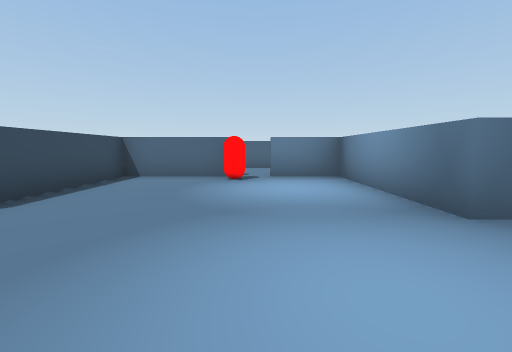
[1] (above)

15 first-person views from a walk through a scene from a Unity 3-D project. The camera is 1.4 m above the floor, tilts 6° down and sees 90° across. Doors are open. The floor is counted in squares, 2 m on a side. Each view is taken from the middle of a square. On the plan, view 1 faces up. The plan holds only what a view shows up to about 9 squares ahead; the rest is blank. The player character is not drawn. Some surface patterns are stand-ins.

[2]
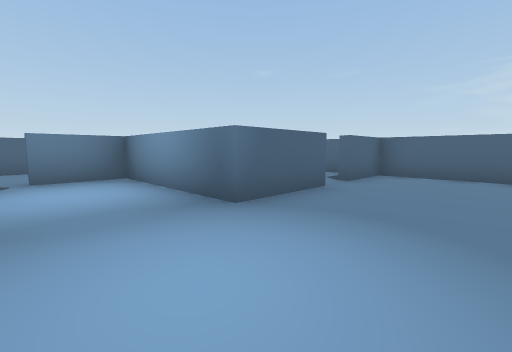

[3]
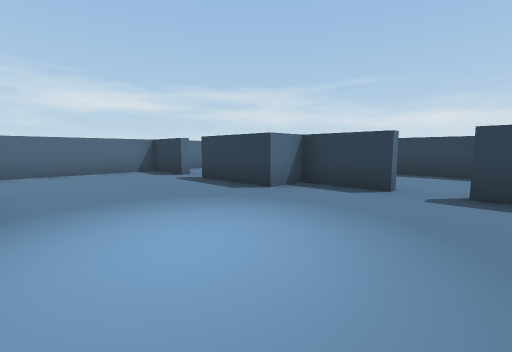

[4]
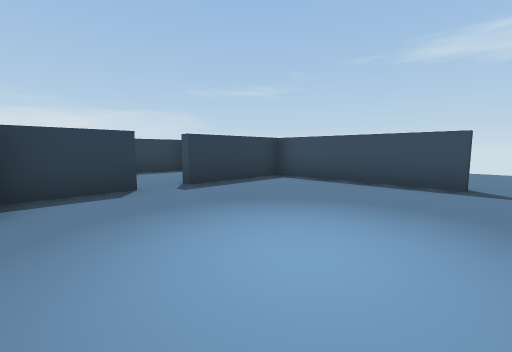

[5]
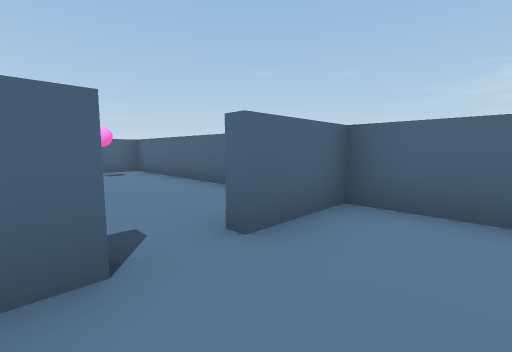

[6]
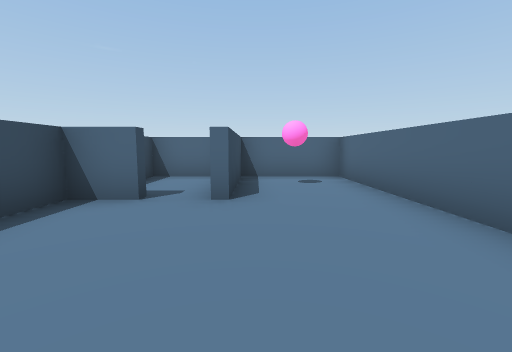

[7]
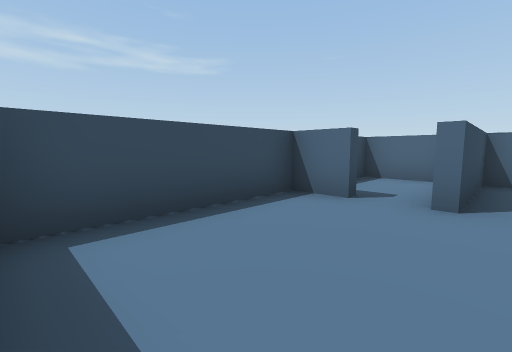

[8]
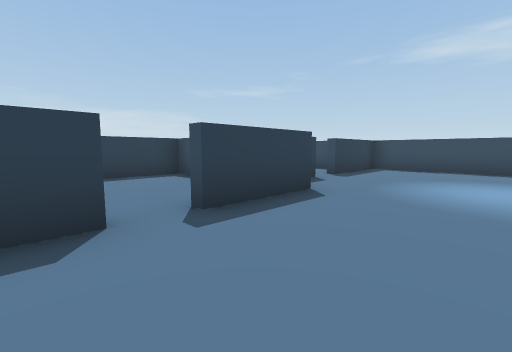

[9]
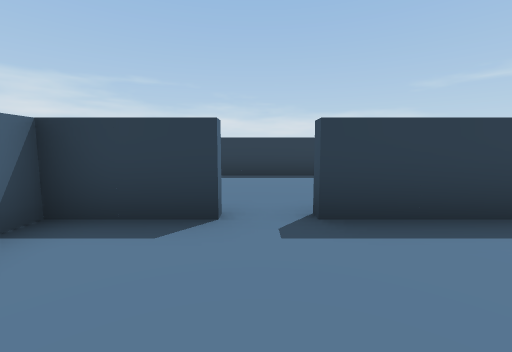

[10]
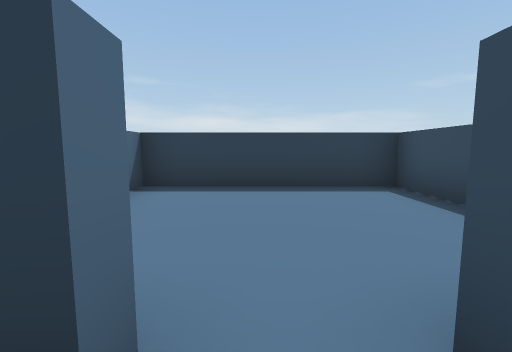

[11]
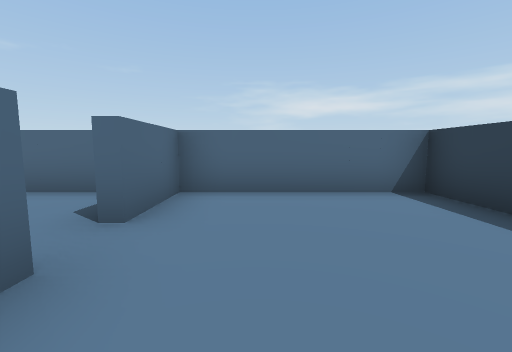

[12]
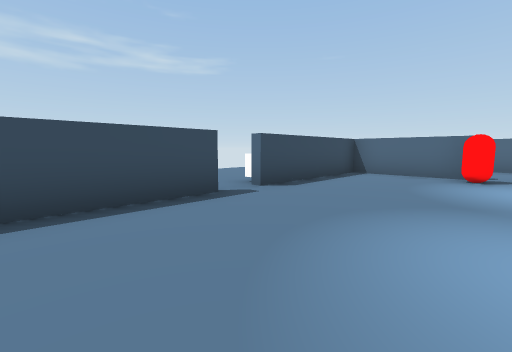

[13]
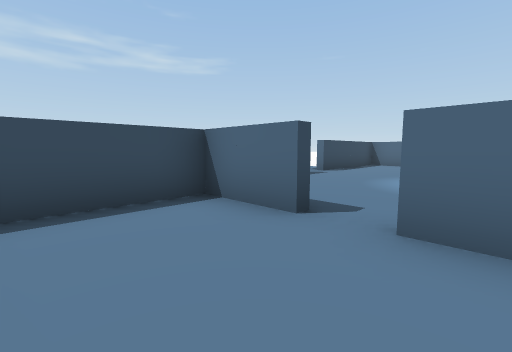

[14]
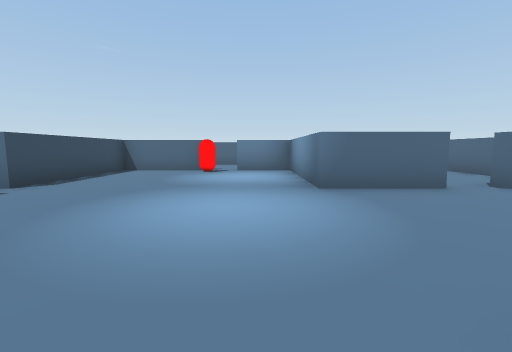

[15]
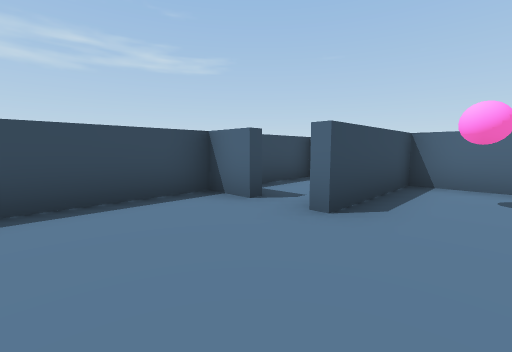

### Floor plan
Points are (right, up) in squares from view 1. A wall is a line through its corners. A room is listed if a view was taken in it or the views show most of it. See-through windows are left out.
Room 1 (views 1, 2, 3, 4, 5, 8, 9, 10, 12, 14)
walls: (0.2, -2.5) (2.1, -2.5) (2.1, -1.5) (4.4, -1.5); (4.5, 2.5) (2.1, 2.5) (2.1, 6.5) (0.4, 6.5); (-3.4, 1.6) (-3.4, -2.5) (-0.6, -2.5); (5.4, -1.5) (7.1, -1.5) (7.1, 2.5) (5.4, 2.5); (-0.8, 6.5) (-3.4, 6.5) (-3.4, 2.5)
ways out: opening at (5, 3) to room 2; opening at (5, -2) to room 3; opening at (0, -3) to room 4; open door at (-3.5, 2); open door at (0, 7)
objects: other object (0, 6)
Room 2 (views 6, 7, 15)
walls: (3.5, 6.5) (2.4, 6.5) (2.4, 2.9); (7.1, 3.6) (7.1, 9.5) (4.6, 9.5) (4.6, 6.5)
ways out: opening at (5, 3) to room 1; opening at (4, 6) to room 5
Room 3 (view 11)
walls: (2.4, -4.1) (2.4, -5.8) (7.1, -5.8) (7.1, -1.8) (5.4, -1.8) (5.4, -1.5)
ways out: opening at (5, -2) to room 1
Room 4 (view 13)
walls: (-0.5, -2.7) (-2.4, -2.7) (-2.4, -5.1); (1.1, -2.7) (0.4, -2.7); (-2.4, -5.8) (1.2, -5.8)
ways out: opening at (0, -3) to room 1
Room 5 (no view inside)
walls: (3.9, 9.5) (2.4, 9.5) (2.4, 7.8)
ways out: opening at (4, 6) to room 2

Positions as (right, up) in squares from view 1, and headings:
1: (0, 0), facing up
2: (0, 0), facing up-right
3: (-1, 2), facing down-right
4: (2, 2), facing down-left
5: (4, 1), facing up-right
6: (5, 3), facing up
7: (5, 3), facing up-left
8: (6, 1), facing down-left
9: (5, 1), facing down
10: (5, -1), facing down
11: (3, -3), facing right
12: (0, -1), facing up-left
13: (1, -5), facing up-left
14: (1, -2), facing up
15: (6, 4), facing up-left
